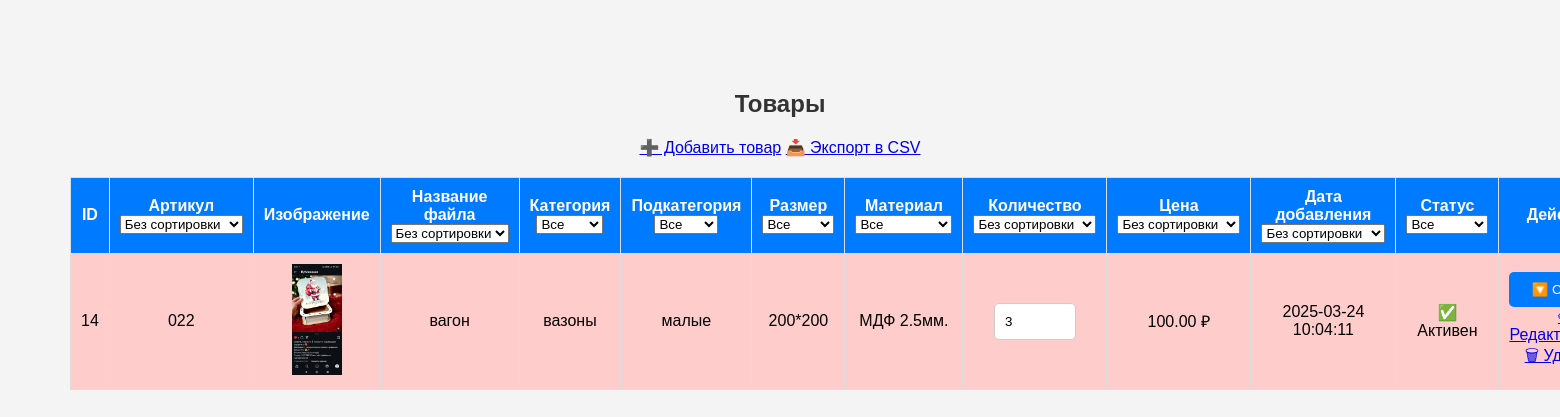
The page /admin/products.php (signed in) on the database as committed earlier.
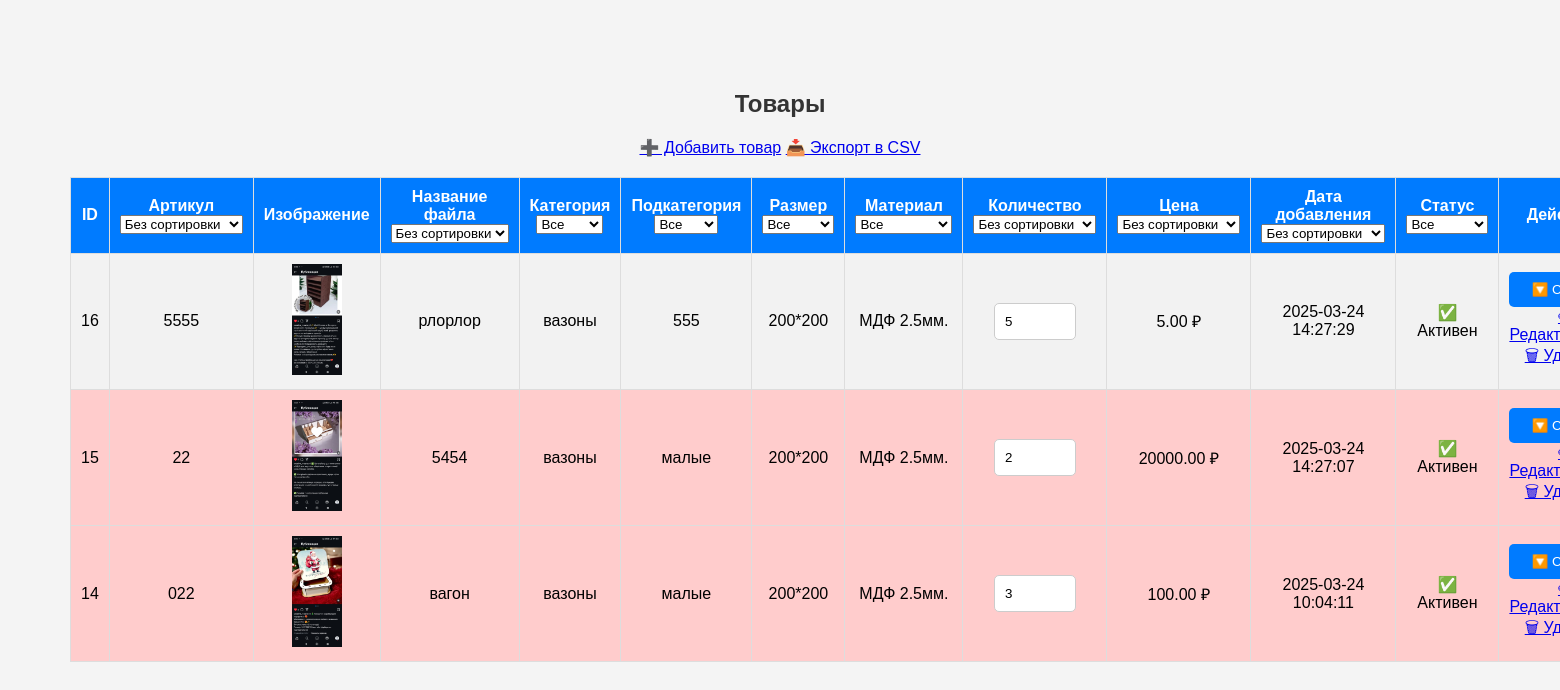
The same page on the database as committed later.
### tables this page shows
CREATE TABLE `products` (
  `id` int(11) NOT NULL AUTO_INCREMENT,
  `name` varchar(255) NOT NULL,
  `description` text DEFAULT NULL,
  `price` decimal(10,2) NOT NULL,
  `image` varchar(255) DEFAULT NULL,
  `category` varchar(100) DEFAULT NULL,
  `stock` int(11) DEFAULT 0,
  `created_at` timestamp NOT NULL DEFAULT current_timestamp(),
  `category_id` int(11) NOT NULL,
  `images` text DEFAULT NULL,
  `sku` varchar(50) NOT NULL,
  `subcategory` varchar(100) NOT NULL,
  `size` varchar(50) NOT NULL,
  `material` varchar(100) NOT NULL,
  `status` tinyint(1) NOT NULL DEFAULT 1,
  `slug` varchar(255) NOT NULL,
  `seo_title` varchar(255) DEFAULT NULL,
  `seo_description` text DEFAULT NULL,
  `seo_keywords` varchar(255) DEFAULT NULL,
  PRIMARY KEY (`id`),
  UNIQUE KEY `slug` (`slug`)
);

CREATE TABLE `categories` (
  `id` int(11) NOT NULL AUTO_INCREMENT,
  `name` varchar(100) NOT NULL,
  `seo_title` varchar(255) DEFAULT NULL,
  `seo_description` text DEFAULT NULL,
  `seo_keywords` text DEFAULT NULL,
  `slug` varchar(255) DEFAULT NULL,
  PRIMARY KEY (`id`),
  UNIQUE KEY `name` (`name`),
  UNIQUE KEY `slug` (`slug`)
);

CREATE TABLE `subcategories` (
  `id` int(11) NOT NULL AUTO_INCREMENT,
  `category_id` int(11) NOT NULL,
  `name` varchar(100) NOT NULL,
  PRIMARY KEY (`id`),
  KEY `category_id` (`category_id`),
  CONSTRAINT `subcategories_ibfk_1` FOREIGN KEY (`category_id`) REFERENCES `categories` (`id`) ON DELETE CASCADE
);

CREATE TABLE `sizes` (
  `id` int(11) NOT NULL AUTO_INCREMENT,
  `name` varchar(50) NOT NULL,
  PRIMARY KEY (`id`),
  UNIQUE KEY `name` (`name`)
);

CREATE TABLE `materials` (
  `id` int(11) NOT NULL AUTO_INCREMENT,
  `name` varchar(100) NOT NULL,
  PRIMARY KEY (`id`),
  UNIQUE KEY `name` (`name`)
);

### admin/products.php (the view, shortened to what this page needs)
<?php
require_once '../database/db.php';
$query = "SELECT p.*, c.name AS category_name, s.name AS subcategory_name, sz.name AS size_name, m.name AS material_name
          FROM products p
          LEFT JOIN categories c ON p.category = c.id
          LEFT JOIN subcategories s ON p.subcategory = s.id
          LEFT JOIN sizes sz ON p.size = sz.id
          LEFT JOIN materials m ON p.material = m.id
          WHERE 1";
$params = [];
$sort_options = [];
if (!empty($sort_options)) {
    $query .= " ORDER BY " . implode(", ", $sort_options);
} else {
    $query .= " ORDER BY p.created_at DESC";
}
$stmt = $conn->prepare($query);
$stmt->execute($params);
$products = $stmt->fetchAll(PDO::FETCH_ASSOC);
?>
<!DOCTYPE html>
<html lang="ru">
<head>
    <link rel="stylesheet" href="styles.css">
</head>
<body>
<h2>Товары</h2>
<a href="add_product.php">➕ Добавить товар</a>
<a href="export_products.php">📥 Экспорт в CSV</a>
<table border="1">
    <tr>
        <th>ID</th>
        <th>
            Артикул<br>
            <select name="sku_sort" onchange="filterProducts()">
                <option value="">Без сортировки</option>
            </select>
        </th>
        <th>Изображение</th>
        <th>
            Название файла<br>
            <select name="name_sort" onchange="filterProducts()">
                <option value="">Без сортировки</option>
            </select>
        </th>
        <th>
            Категория<br>
            <select name="category" onchange="filterProducts()">
                <option value="">Все</option>
            </select>
        </th>
        <th>
            Подкатегория<br>
            <select name="subcategory" onchange="filterProducts()">
                <option value="">Все</option>
            </select>
        </th>
        <th>
            Размер<br>
            <select name="size" onchange="filterProducts()">
                <option value="">Все</option>
            </select>
        </th>
        <th>
            Материал<br>
            <select name="material" onchange="filterProducts()">
                <option value="">Все</option>
            </select>
        </th>
        <th>
            Количество<br>
            <select name="stock_sort" onchange="filterProducts()">
                <option value="">Без сортировки</option>
            </select>
        </th>
        <th>
            Цена<br>
            <select name="stock_sort" onchange="filterProducts()">
                <option value="">Без сортировки</option>
            </select>
        </th>
        <th>
            Дата добавления<br>
            <select name="date_sort" onchange="filterProducts()">
                <option value="">Без сортировки</option>
            </select>
        </th>
        <th>
    Статус<br>
    <select name="status" onchange="filterProducts()">
        <option value="">Все</option>
    </select>
</th>
        <th>Действия</th>
    </tr>
    <?php foreach ($products as $product): ?>
    <tr <?= ($product['stock'] < 5) ? 'style="background-color: #ffcccc;"' : ''; ?>>
        <td><?= $product['id']; ?></td>
        <td><?= htmlspecialchars($product['sku']); ?></td>
        <td>
            <?php
            $images = json_decode($product['images'], true);
            if (!empty($images)) {
                echo '<img src="/mysterymakers/' . $images[0] . '" width="50">';
            }
            ?>
        </td>
        <td><?= htmlspecialchars($product['name']); ?></td>
        <td><?= htmlspecialchars($product['category_name']); ?></td>
        <td><?= htmlspecialchars($product['subcategory_name']); ?></td>
        <td><?= htmlspecialchars($product['size_name']); ?></td>
        <td><?= htmlspecialchars($product['material_name']); ?></td>
        <td>
            <input type="number" value="<?= $product['stock']; ?>"
       style="width: 60px;"
                   onchange="updateStock(<?= $product['id']; ?>, this.value)">
        </td>
        <td><?= number_format($product['price'], 2, '.', ''); ?> ₽</td>
        <td><?= $product['created_at']; ?></td>
        <td>
    <?= ($product['status'] == 1) ? '✅ Активен' : '❌ Скрыт'; ?>
</td>
        <td>
        <button onclick="toggleStatus(<?= $product['id']; ?>)">
        <?= ($product['status'] == 1) ? '🔽 Скрыть' : '🔼 Показать'; ?>
    </button>
            <a href="edit_product.php?id=<?= $product['id']; ?>">✏ Редактировать</a>
            <a href="delete_product.php?id=<?= $product['id']; ?>" onclick="return confirm('Удалить товар?');">🗑 Удалить</a>
        </td>
    </tr>
    <?php endforeach; ?>
</table>
</body>
</html>

### admin/styles.css (style rules this page uses)
body { font-family: Arial, sans-serif; margin: 20px; }
h2 { color: #333; }
body { font-family: Arial, sans-serif; background-color: #f4f4f4; text-align: center; padding: 50px; }
input { width: 100%; padding: 10px; margin: 5px 0; border: 1px solid #ccc; border-radius: 5px; }
button { width: 100%; padding: 10px; background: #007bff; color: white; border: none; border-radius: 5px; cursor: pointer; }
table { width: 100%; border-collapse: collapse; margin-top: 20px; }
th, td { border: 1px solid #ddd; padding: 10px; text-align: center; }
th { background-color: #007bff; color: white; }
tr:nth-child(even) { background-color: #f2f2f2; }

Rows that differ between the two databases and show on the page:
added products: id "16", sku "5555", shows a picture, name "рлорлор", categories.name "вазоны", subcategories.name "555", sizes.name "200*200", materials.name "МДФ 2.5мм.", stock "5", price "5.00", created_at "2025-03-24 14:27:29", status "✅ Активен"
added products: id "15", sku "22", shows a picture, name "5454", categories.name "вазоны", subcategories.name "малые", sizes.name "200*200", materials.name "МДФ 2.5мм.", stock "2", price "20000.00", created_at "2025-03-24 14:27:07", status "✅ Активен"
